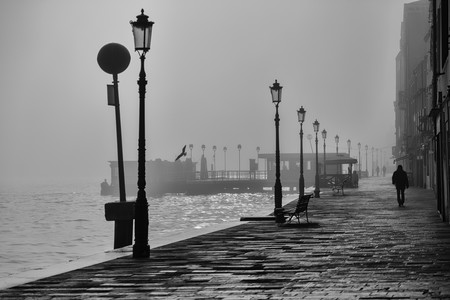
#> input picture prueba3.jpg, 450 x 300 px
$ python principal.py
#> lines starting #> are read from the running program, lines starting #| are printed output that depends on the picture
### gradiente.py
import autograd.numpy as np
from autograd import grad

#Función objetivo
def objetivo(u, f, lambda_param):
    grad_u = np.gradient(u)
    grad_u = np.array(grad_u)
    term_1 = 0.5 * np.sum((u - f)**2)  # 1/2 ||u - f||^2
    term_2 = 0.5 * lambda_param * np.sum(grad_u**2)  # 1/2 λ ||∇u||^2
    return term_1 + term_2

grad_objetivo = grad(objetivo)

def descenso_gradiente_simple(u, f, lambda_param, alpha, num_iter, tol=1e-9):
    prev_u = u.copy()  # Copiar la imagen inicial
    for i in range(num_iter):
        gradiente = grad_objetivo(u, f, lambda_param)
        u = u - alpha * gradiente
        diff = np.linalg.norm(u - prev_u)
        # Si la diferencia es menor que la tolerancia, detener el algoritmo
        if diff < tol:
            print(f"Convergencia alcanzada en la iteración {i+1}")
            break

        prev_u = u.copy()  # Actualizar la imagen anterior para la siguiente iteración

    return u


# [35 lines left out: functions descenso_gradiente_momentum, descenso_gradiente_nesterov, not called in this run]

### principal.py
import numpy as np
import matplotlib.pyplot as plt
from skimage.io import imread
from skimage import img_as_float
from psnr import psnr
from gradiente import descenso_gradiente_simple, descenso_gradiente_momentum, descenso_gradiente_nesterov

# Cargar la imagen
imagen = imread('prueba3.jpg', as_gray=True)
#> imagen is the input picture: shape (300, 450) float64; min 0, max 0.969, mean 0.503
imagen = img_as_float(imagen)
imagen = imagen * 255  # Escalar a 255

# Nivel de ruido 10
nivel_ruido_10 = 10
ruido_10 = np.random.normal(0, nivel_ruido_10, imagen.shape)
imagen_ruidosa_10 = imagen + ruido_10
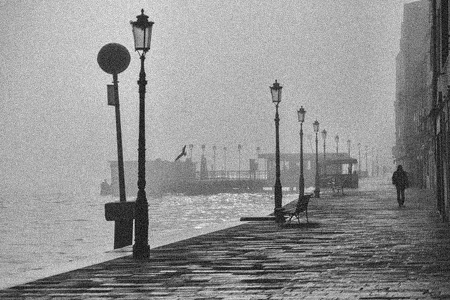
#> imagen_ruidosa_10: shape (300, 450) float64; min -33.17, max 250.6, mean 128.4; drawn with min black and max white

# Nivel de ruido 20
nivel_ruido_20 = 20
ruido_20 = np.random.normal(0, nivel_ruido_20, imagen.shape)
imagen_ruidosa_20 = imagen + ruido_20
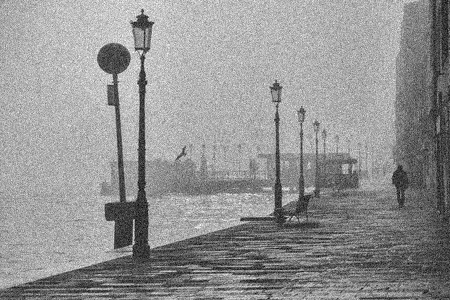
#> imagen_ruidosa_20: shape (300, 450) float64; min -62.75, max 267.2, mean 128.4; drawn with min black and max white

# Nivel de ruido 50
nivel_ruido_50 = 50  # Nivel de ruido cambiado a 50
ruido_50 = np.random.normal(0, nivel_ruido_50, imagen.shape)
imagen_ruidosa_50 = imagen + ruido_50
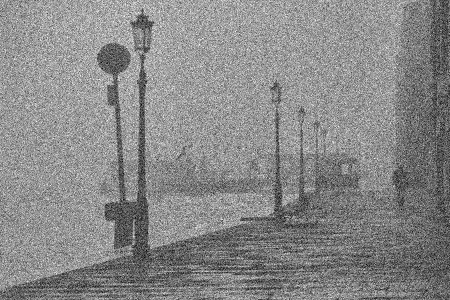
#> imagen_ruidosa_50: shape (300, 450) float64; min -161.5, max 378.2, mean 128.6; drawn with min black and max white

# Parámetros
lambda_param = 0.5
alpha = 0.1
beta = 0.9  # Momentum
num_iter = 10000  # Número de iteraciones

#Mandar a llamar funciones de gradiente
u_inicial_10 = np.copy(imagen_ruidosa_10)
u_simple_10 = descenso_gradiente_simple(u_inicial_10, imagen_ruidosa_10, lambda_param, alpha, num_iter)
#> (the run stopped early here; a loop or call above may not have finished)

$ run again, with prueba2.jpg copied over prueba3.jpg
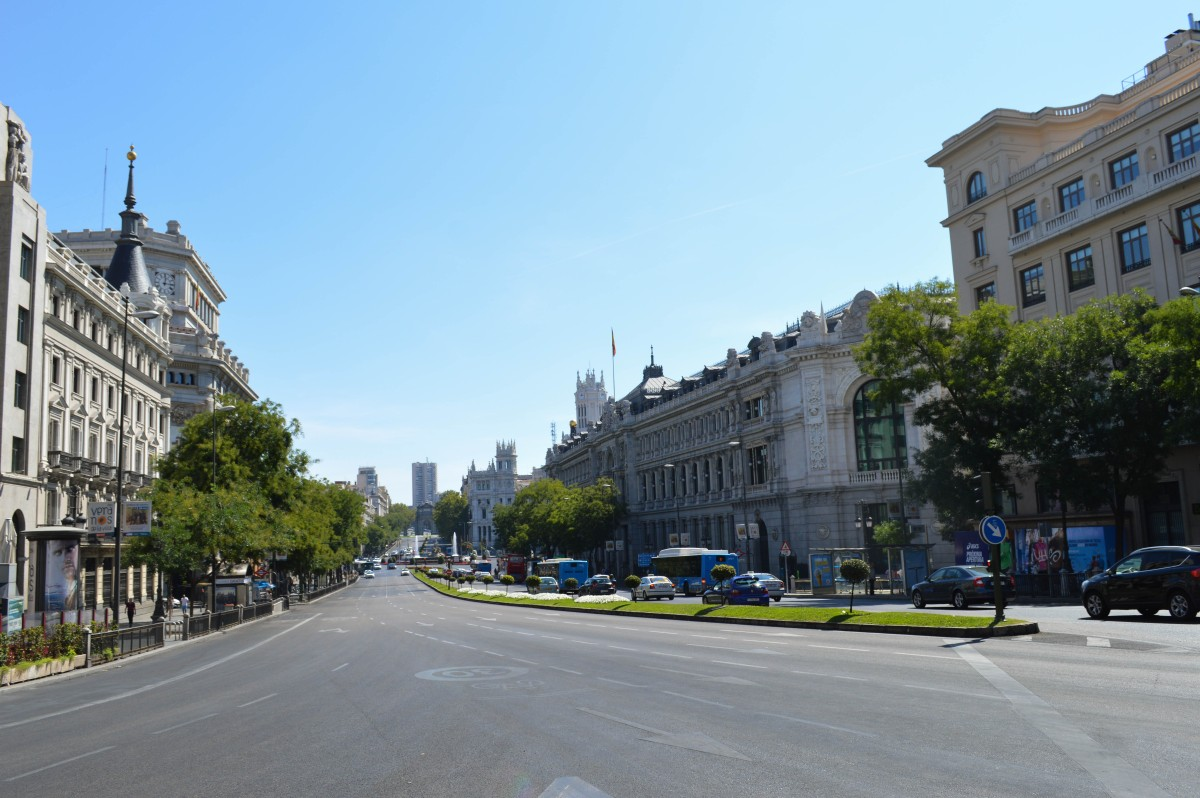
#> input picture prueba2.jpg, 1200 x 798 px
#> `imagen = imread('prueba3.jpg', as_gray=True)`:
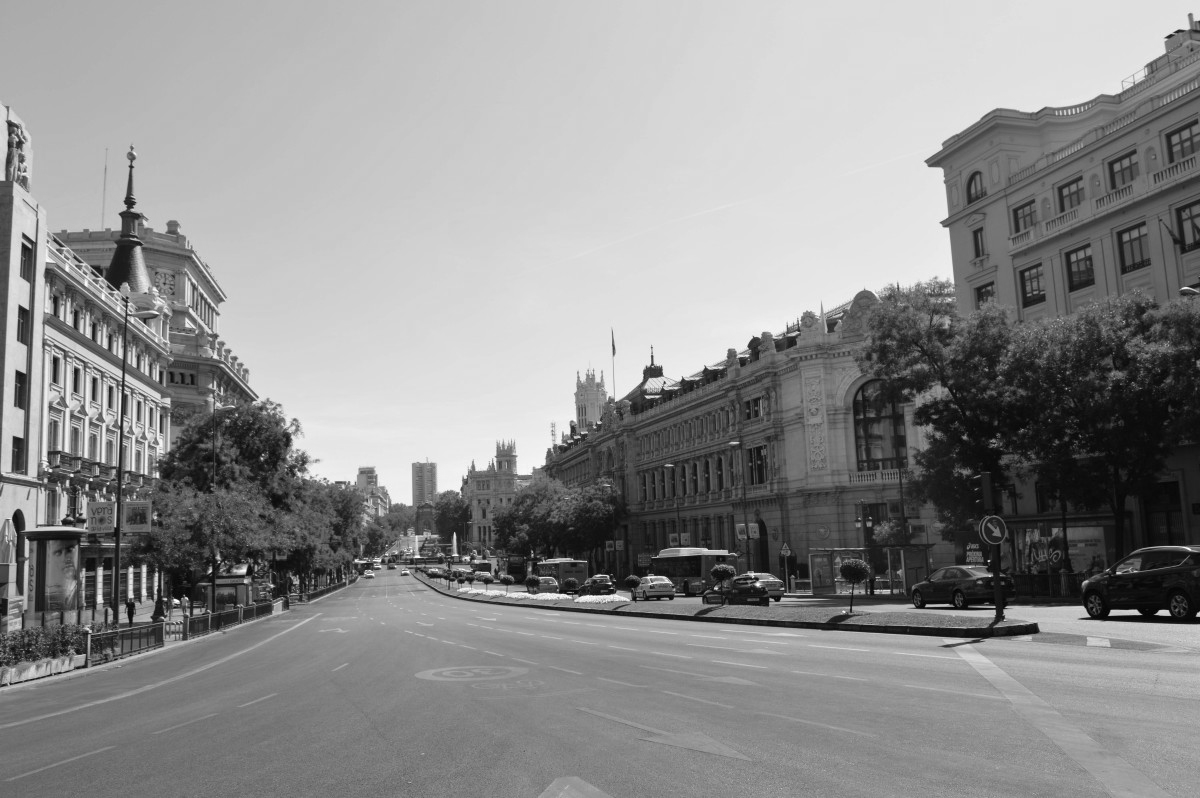
#> imagen: shape (798, 1200) float64; min 0.000565, max 0.999, mean 0.557
#> `imagen_ruidosa_50 = imagen + ruido_50`:
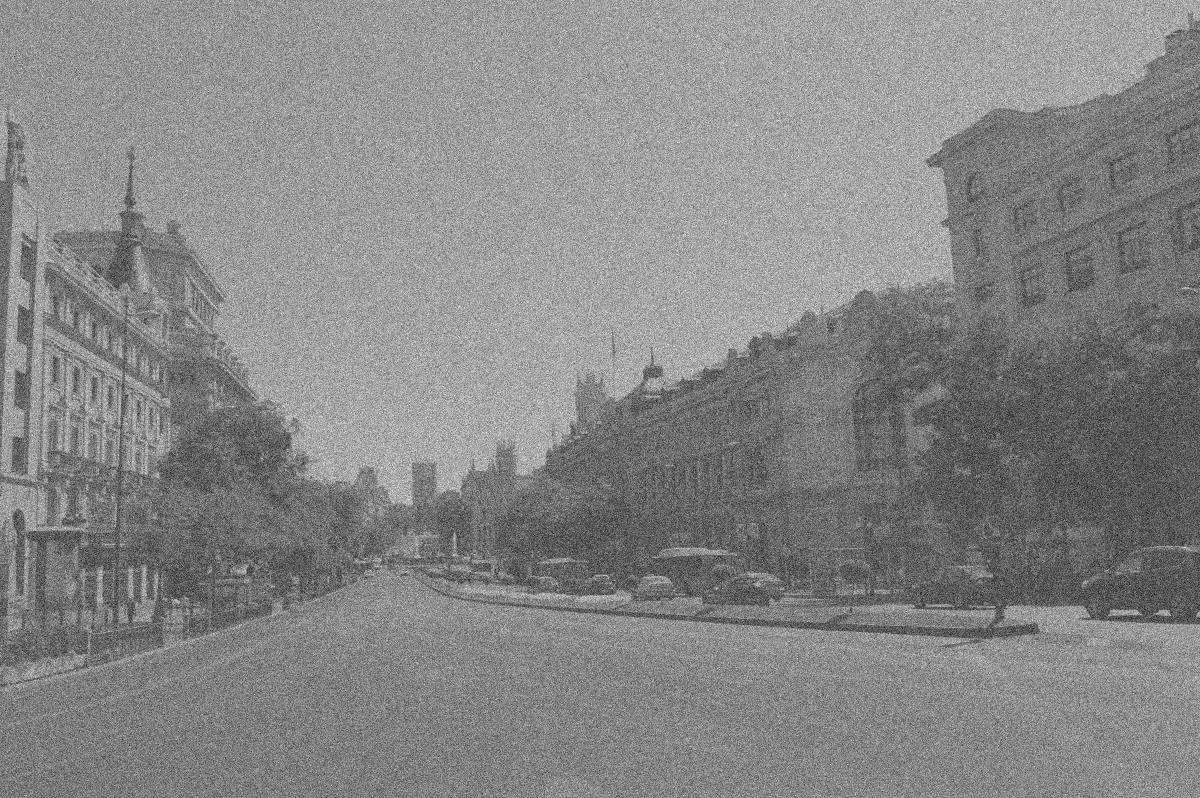
#> imagen_ruidosa_50: shape (798, 1200) float64; min -214, max 458.4, mean 142.1; drawn with min black and max white
